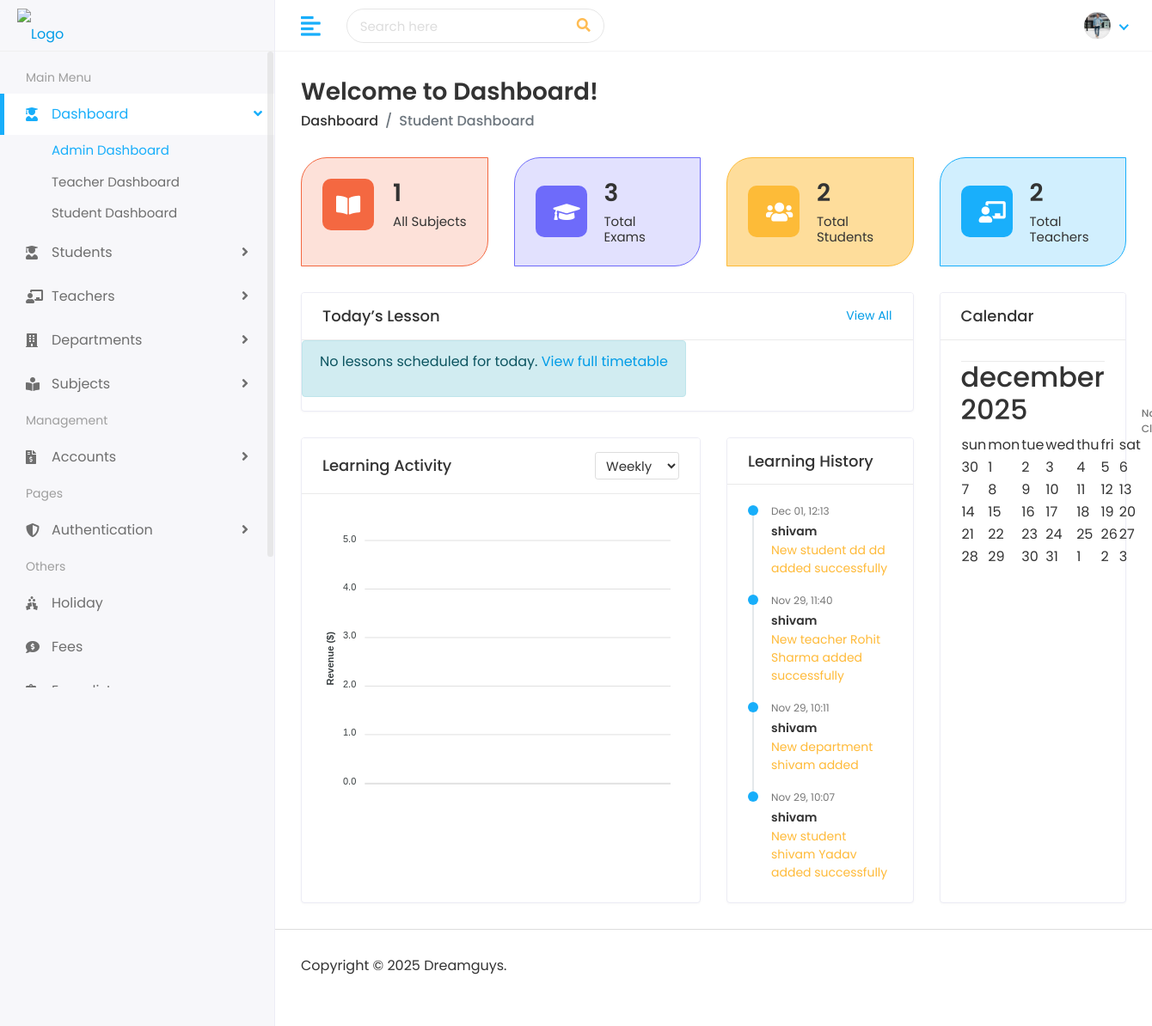
Screenshot of /student/ (signed in) with the database file from the repository.
### school/models.py (models this page shows, shortened)
class AdminProfile(models.Model):
	user = models.OneToOneField(User, on_delete=models.CASCADE, related_name='admin_profile')
	image = models.ImageField(upload_to='admins/', blank=True, null=True)
	mobile = models.CharField(max_length=20, blank=True)
	address = models.TextField(blank=True)
	joining_date = models.DateField(blank=True, null=True)

### student/models.py (models this page shows, shortened)
class Notification(models.Model):
    user = models.ForeignKey(User, on_delete=models.CASCADE)
    message = models.TextField()
    is_read = models.BooleanField(default=False)
    created_at = models.DateTimeField(auto_now_add=True)
    class Meta:
        ordering = ['-created_at']

### student/views.py (the view)
# urls.py: path('', views.dashboard, name='dashboard'),
@login_required
def dashboard(request):
    if request.user.is_authenticated:
        unread_notifications = Notification.objects.filter(user=request.user, is_read=False)
        unread_count = unread_notifications.count()
    else:
        unread_notifications = []
        unread_count = 0
    from django.db.models import Count, Sum
    from datetime import datetime, timedelta
    import json
    total_students = Student.objects.count()
    total_teachers = Teacher.objects.count()
    total_subjects = Subject.objects.count()
    total_exams = Exam.objects.count()
    total_events = Event.objects.count()
    total_fees_collected = Fee.objects.aggregate(Sum('amount'))['amount__sum'] or 0
    pending_fees = Fee.objects.filter(status='Pending').count()
    completed_exams = Exam.objects.filter(status='Completed').count()
    scheduled_exams = Exam.objects.filter(status='Scheduled').count()
    months_data = []
    students_data = []
    teachers_data = []
    for i in range(6, -1, -1):
        date = datetime.now() - timedelta(days=30*i)
        month_name = date.strftime('%b')
        months_data.append(month_name)
        students_count = Student.objects.filter(
            joining_date__year=date.year,
            joining_date__month=date.month
        ).count()
        students_data.append(students_count if students_count > 0 else 5 + i*3)
        teachers_count = Teacher.objects.filter(
            joining_date__year=date.year,
            joining_date__month=date.month
        ).count()
        teachers_data.append(teachers_count if teachers_count > 0 else 3 + i*2)
    chart_data = {
        'categories': months_data,
        'teachers': teachers_data,
        'students': students_data
    }
    today = datetime.now()
    day_of_week = today.weekday()  # 0=Monday, 6=Sunday
    todays_lessons = Timetable.objects.filter(day=day_of_week).order_by('start_time')[:2]
    recent_activities = Notification.objects.filter(user=request.user).order_by('-created_at')[:4]
    recent_exams = Exam.objects.filter(status='Completed').order_by('-date')[:5]
    context = {
        'total_students': total_students,
        'total_teachers': total_teachers,
        'total_subjects': total_subjects,
        'total_exams': total_exams,
        'total_events': total_events,
        'total_fees_collected': total_fees_collected,
        'pending_fees': pending_fees,
        'completed_exams': completed_exams,
        'scheduled_exams': scheduled_exams,
        'chart_data': json.dumps(chart_data),
        'todays_lessons': todays_lessons,
        'recent_activities': recent_activities,
        'recent_exams': recent_exams,
        'unread_notification': unread_notifications,
        'unread_notification_count': unread_count,
        'user': request.user,
    }
    return render(request, 'students/student-dashboard.html', context)

### templates/students/student-dashboard.html (shortened to what this page needs)
{% extends 'Home/base.html' %}
{% load static %}
{% block body %}
<div class="page-wrapper">
<div class="content container-fluid">
<div class="page-header">
<div class="row">
<div class="col-sm-12">
<h3 class="page-title">Welcome to Dashboard!</h3>
<ul class="breadcrumb">
<li class="breadcrumb-item"><a href="index.html">Dashboard</a></li>
<li class="breadcrumb-item active">Student Dashboard</li>
</ul>
</div>
</div>
</div>
<div class="row">
<div class="col-xl-3 col-sm-6 col-12 d-flex">
<div class="card bg-nine w-100">
<div class="card-body">
<div class="db-widgets d-flex justify-content-between align-items-center">
<div class="db-icon">
<i class="fas fa-book-open"></i>
</div>
<div class="db-info">
<h3>{{ total_subjects|default:0 }}</h3>
<h6>All Subjects</h6>
</div>
</div>
</div>
</div>
</div>
<div class="col-xl-3 col-sm-6 col-12 d-flex">
<div class="card bg-six w-100">
<div class="card-body">
<div class="db-widgets d-flex justify-content-between align-items-center">
<div class="db-icon">
<i class="fas fa-graduation-cap"></i>
</div>
<div class="db-info">
<h3>{{ total_exams|default:0 }}</h3>
<h6>Total Exams</h6>
</div>
</div>
</div>
</div>
</div>
<div class="col-xl-3 col-sm-6 col-12 d-flex">
<div class="card bg-ten w-100">
<div class="card-body">
<div class="db-widgets d-flex justify-content-between align-items-center">
<div class="db-icon">
<i class="fas fa-users"></i>
</div>
<div class="db-info">
<h3>{{ total_students|default:0 }}</h3>
<h6>Total Students</h6>
</div>
</div>
</div>
</div>
</div>
<div class="col-xl-3 col-sm-6 col-12 d-flex">
<div class="card bg-eleven w-100">
<div class="card-body">
<div class="db-widgets d-flex justify-content-between align-items-center">
<div class="db-icon">
<i class="fas fa-chalkboard-teacher"></i>
</div>
<div class="db-info">
<h3>{{ total_teachers|default:0 }}</h3>
<h6>Total Teachers</h6>
</div>
</div>
</div>
</div>
</div>
</div>
<div class="row">
<div class="col-12 col-lg-12 col-xl-9">
<div class="card flex-fill">
<div class="card-header">
<div class="row align-items-center">
<div class="col-6">
<h5 class="card-title">Today’s Lesson</h5>
</div>
<div class="col-6">
<span class="float-right view-link"><a href="{% url 'time_table' %}">View All</a></span>
</div>
</div>
</div>
<div class="dash-circle">
<div class="row">
{% if todays_lessons %}
  {% for lesson in todays_lessons %}
  <div class="col-12 col-lg-6 col-xl-6 dash-widget3">
    <div class="card-body dash-widget1">
      <div class="circle-bar circle-bar2">
        <div class="circle-graph2" data-percent="60">
          <b>60%</b>
        </div>
        <h6>Lesson Ongoing</h6>
        <h4>{{ lesson.start_time|time:"H:i" }}</h4>
      </div>
      <div class="dash-details">
        <h4>{{ lesson.subject }}</h4>
        <ul>
          <li><i class="fas fa-clock"></i> {{ lesson.start_time|time:"H:i" }} - {{ lesson.end_time|time:"H:i" }}</li>
          <li><i class="fas fa-book-open"></i> Class {{ lesson.class_name }}</li>
          <li><i class="fas fa-user"></i> {{ lesson.teacher.first_name }} {{ lesson.teacher.last_name }}</li>
          <li><i class="fas fa-calendar"></i> {{ lesson.get_day_display }}</li>
        </ul>
        <div class="dash-btn">
          <a href="{% url 'time_table' %}" class="btn btn-info">View Timetable</a>
        </div>
      </div>
    </div>
  </div>
  {% endfor %}
{% else %}
  <div class="col-12">
    <div class="alert alert-info">
      <p>No lessons scheduled for today. <a href="{% url 'time_table' %}">View full timetable</a></p>
    </div>
  </div>
{% endif %}
</div>
</div>
</div>
<div class="row">
<div class="col-12 col-lg-12 col-xl-8 d-flex">
<div class="card flex-fill">
<div class="card-header">
<div class="row align-items-center">
<div class="col-6">
<h5 class="card-title">Learning Activity</h5>
</div>
<div class="col-6">
<ul class="list-inline-group text-right mb-0 pl-0">
<li class="list-inline-item">
<div class="form-group mb-0 amount-spent-select">
<select class="form-control form-control-sm">
<option>Weekly</option>
</select>
</div>
</li>
</ul>
</div>
</div>
</div>
<div class="card-body">
<div id="apexcharts-area"></div>
</div>
</div>
</div>
<div class="col-12 col-lg-12 col-xl-4 d-flex">
<div class="card flex-fill">
<div class="card-header">
<h5 class="card-title">Learning History</h5>
</div>
<div class="card-body">
<div class="teaching-card">
<ul class="activity-feed">
{% if recent_activities %}
  {% for activity in recent_activities %}
  <li class="feed-item">
    <div class="feed-date1">{{ activity.created_at|date:"M d, H:i" }}</div>
    <span class="feed-text1"><a>{{ activity.user.username }}</a></span>
    <p><span>{{ activity.message|truncatewords:15 }}</span></p>
  </li>
  {% endfor %}
{% else %}
  <li class="feed-item">
    <p>No learning history available</p>
  </li>
{% endif %}
</ul>
</div>
</div>
</div>
</div>
</div>
</div>
<div class="col-12 col-lg-12 col-xl-3 d-flex">
<div class="card flex-fill">
<div class="card-header">
<div class="row align-items-center">
<div class="col-12">
<h5 class="card-title">Calendar</h5>
</div>
</div>
</div>
<div class="card-body">
<div class="calendar-info calendar-info1">
{% if todays_lessons %}
  {% for lesson in todays_lessons %}
  <div class="calendar-details">
    <p>{{ lesson.start_time|time:"H:i" }}</p>
    <h6 class="calendar-blue d-flex justify-content-between align-items-center">{{ lesson.subject }} <span>{{ lesson.start_time|time:"H:i" }} - {{ lesson.end_time|time:"H:i" }}</span></h6>
  </div>
  {% endfor %}
{% else %}
  <div class="calendar-details">
    <p>No Class</p>
  </div>
{% endif %}
</div>
</div>
</div>
</div>
</div>
</div>
<footer>
<p>Copyright © 2025 Dreamguys.</p>
</footer>
</div>
</div>
</body>
</html>
{% endblock %}

### templates/Home/base.html (shortened to what this page needs)
{% load static %}
<!DOCTYPE html>
<html lang="en">
   <head>
      <link rel="stylesheet" href="{% static 'assets/plugins/bootstrap/css/bootstrap.min.css' %}">
      <link rel="stylesheet" href="{% static 'assets/plugins/fontawesome/css/fontawesome.min.css' %}">
      <link rel="stylesheet" href="{% static 'assets/plugins/fontawesome/css/all.min.css' %}">
      <link rel="stylesheet" href="{% static 'assets/css/style.css' %}">
   </head>
   <body>
      <div class="main-wrapper">
         <div class="header">
            <div class="header-left">
               <a href="{% url 'index' %}" class="logo">
               <img src="https://skoolapp.com/wp-content/uploads/2018/03/website-attandence-features-page.png" alt="Logo" width="150" height="100">
               </a>
            </div>
            <a href="javascript:void(0);" id="toggle_btn">
            <i class="fas fa-align-left"></i>
            </a>
            <div class="top-nav-search">
               <form>
                  <input type="text" class="form-control" placeholder="Search here">
                  <button class="btn" type="submit"><i class="fas fa-search"></i></button>
               </form>
            </div>
            <ul class="nav user-menu">
               <li class="nav-item dropdown noti-dropdown">
                  <a href="#" class="dropdown-toggle nav-link" data-toggle="dropdown">
                  </a>
               </li>
               <li class="nav-item dropdown has-arrow">
                           <a href="#" class="dropdown-toggle nav-link" data-toggle="dropdown">
                           <span class="user-img">
                              {% if user.is_authenticated and user.admin_profile.image %}
                                 <img class="rounded-circle" src="{{ user.admin_profile.image.url }}" width="31" alt="{{ user.username }}">
                              {% else %}
                                 <img class="rounded-circle" src="{% static 'assets/img/profiles/avatar-01.jpg' %}" width="31" alt="{{ user.username }}">
                              {% endif %}
                           </span>
                           </a>
               </li>
            </ul>
         </div>
         <div class="sidebar" id="sidebar">
            <div class="sidebar-inner slimscroll">
               <div id="sidebar-menu" class="sidebar-menu">
                  <ul>
                     <li class="menu-title">
                        <span>Main Menu</span>
                     </li>
                     <li class="submenu active">
                        <a href="#"><i class="fas fa-user-graduate"></i> <span> Dashboard</span> <span class="menu-arrow"></span></a>
                        <ul>
                           <li><a href="{% url 'index' %}" class="active">Admin Dashboard</a></li>
                           <li><a href="{% url 'teachers' %}">Teacher Dashboard</a></li>
                           <li><a href="{% url 'student_list' %}">Student Dashboard</a></li>
                        </ul>
                     </li>
                     <li class="submenu">
                        <a href="#"><i class="fas fa-user-graduate"></i> <span> Students</span> <span class="menu-arrow"></span></a>
                     </li>
                     <li class="submenu">
                        <a href="#"><i class="fas fa-chalkboard-teacher"></i> <span> Teachers</span> <span class="menu-arrow"></span></a>
                     </li>
                     <li class="submenu">
                        <a href="#"><i class="fas fa-building"></i> <span> Departments</span> <span class="menu-arrow"></span></a>
                     </li>
                     <li class="submenu">
                        <a href="#"><i class="fas fa-book-reader"></i> <span> Subjects</span> <span class="menu-arrow"></span></a>
                     </li>
                     <li class="menu-title">
                        <span>Management</span>
                     </li>
                     <li class="submenu">
                        <a href="#"><i class="fas fa-file-invoice-dollar"></i> <span> Accounts</span> <span class="menu-arrow"></span></a>
                     </li>
                     <li class="menu-title">
                        <span>Pages</span>
                     </li>
                        <li class="submenu">
                        <a href="#"><i class="fas fa-shield-alt"></i> <span> Authentication </span> <span class="menu-arrow"></span></a>
                     </li>
                     <li class="menu-title">
                        <span>Others</span>
                     <li>
                        <a href="{% url 'holiday' %}"><i class="fas fa-holly-berry"></i> <span>Holiday</span></a>
                     </li>
                     <li>
                        <a href="{% url 'fees' %}"><i class="fas fa-comment-dollar"></i> <span>Fees</span></a>
                     </li>
                     <li>
                        <a href="{% url 'exam' %}"><i class="fas fa-clipboard-list"></i> <span>Exam list</span></a>
                     </li>
               </div>
            </div>
         </div>
         {% block body %}
         {% endblock %}
   </body>
  </html>

### rows the page displays
Notification: created_at "Dec 01, 12:13", user.username "shivam", message "New student dd dd added successfully"
Notification: created_at "Nov 29, 11:40", user.username "shivam", message "New teacher Rohit Sharma added successfully"
Notification: created_at "Nov 29, 10:11", user.username "shivam", message "New department shivam added"
Notification: created_at "Nov 29, 10:07", user.username "shivam", message "New student shivam Yadav added successfully"

### other values shown
{{ total_subjects|default:0 }} "1"
{{ total_exams|default:0 }} "3"
{{ total_students|default:0 }} "2"
{{ total_teachers|default:0 }} "2"
